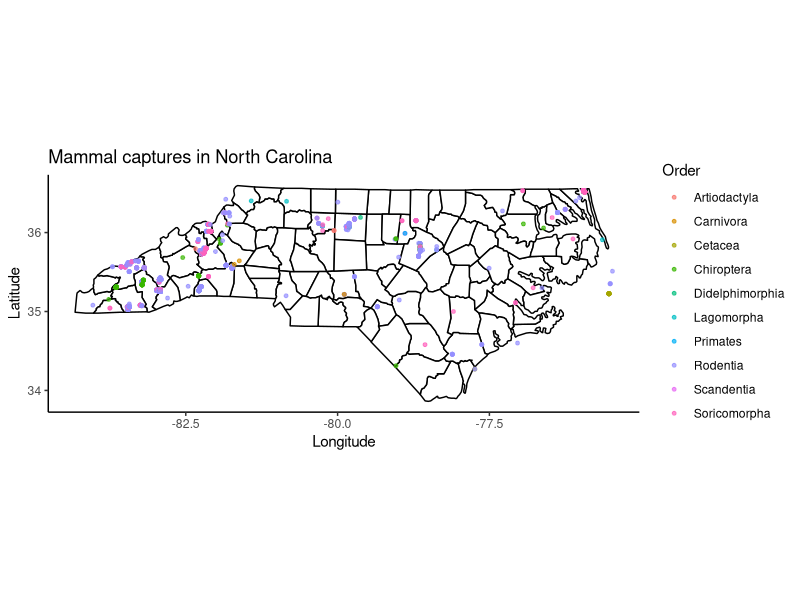

The R source for this figure:
# Map building in RStudio
#mariii
#pattie
# ---------------------------------------------------------------------------- #
## OBJECTIVES:
# 1. Understand when and why we may want to use R to build maps
# 2. Understand that there are many different ways to map spatial data within RStudio framework
# 3. Use packages such as maps and ggplot to map spatial data 
# 4. To learn how to find and import environmental spatial data sets


# MAPPING SPECIMEN OCCURRENCE DATA ------------------------------------------

# In this section, we are going to learn how to find and plot mammal occurrence
# data from North Carolina. First, we need to find a dataset to download. 

# To find an appropriate dataset, I queried the opensource museum data sharing
# platform Arctos (arctos.org) to gather mammal records North Carolina.
# Here is the link to the website: https://arctos.database.museum/

# It is free to make an account and search+download records, but I shared a csv 
# file in the the email I sent out for those who do not have an account already 
# made. 

# To filter the records, I specified "Mammalia" in the "Any taxon, ID, common name"
# box within the Identification field, and "North Carolina" in the "state_prov" 
# within the Place field

# Once we have the csv file saved in our UNCG_DataWrangling folder on our 
# desktops, we will need to begin cleaning the file to make it easier to work with

# LOAD REQUIRED PACKAGES
library(tidyverse)
library(ggplot2)
library(maps)
library(sf)
library(dplyr)

# To read in the data, create an object titled "mammal_data" from the NC_mamm_data csv 
mammal_data <- read.csv("NC_mamm_data.csv")

# Review your data using the unique() function, pulling from the object mammal_data to see the column names, the unique localities, unique genera, and unique orders
colnames(mammal_data)
unique(mammal_data$locality) #238 unique localities
unique(mammal_data$genus) #50 unique genera
unique(mammal_data$order) #15 unique orders - for the sake of this assignment, we will plot specimens groupped by color 

# Remove the 'USE_LICENSE_URL' column because it is not needed for plotting
mammal_data <- mammal_data %>%
  select(-USE_LICENSE_URL)

# Rename remaining columns
colnames(mammal_data) <- c("country", "state", "locality", "date", "lat", "long", "sex", "life_stage", "genus", "order", "family")

# Clean NA values from specified columns
clean_data <- mammal_data %>%
  drop_na(long, lat, locality, genus)

# Get North Carolina county map
nc_map <- map_data("county", region = "north carolina")

# Create the combined map
ggplot() +
  geom_polygon(data = nc_map,
               aes(x = long, y = lat, group = group),
               fill = "white",
               color = "black") +
  geom_point(data = clean_data,
             aes(x = long, y = lat, color = order),
             size = 1,
             alpha = 0.7) +
  coord_fixed(1.3) +
  theme_classic() +
  labs(title = "Mammal captures in North Carolina",
       x = "Longitude",
       y = "Latitude",
       color = "Order")


# MAPPING SPECIES RICHNESS ------------------------------------------------

# Using the same csv we used for our map above, we can create a map that colors counties along a gradient based on species richness 


# convert data from the csv to an sf file using st_as_sf() function 
